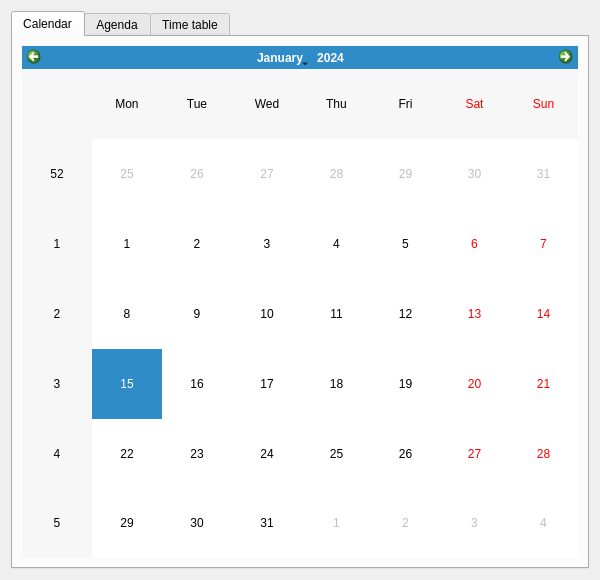
<?xml version="1.0" encoding="UTF-8"?>
<ui version="4.0">
 <class>Form</class>
 <widget class="QWidget" name="Form">
  <property name="geometry">
   <rect>
    <x>0</x>
    <y>0</y>
    <width>600</width>
    <height>580</height>
   </rect>
  </property>
  <property name="windowTitle">
   <string>Form</string>
  </property>
  <layout class="QGridLayout" name="gridLayout">
   <item row="0" column="0">
    <widget class="QTabWidget" name="calendarTab_Widget">
     <property name="sizePolicy">
      <sizepolicy hsizetype="Preferred" vsizetype="Preferred">
       <horstretch>0</horstretch>
       <verstretch>0</verstretch>
      </sizepolicy>
     </property>
     <property name="currentIndex">
      <number>0</number>
     </property>
     <widget class="QWidget" name="tab">
      <attribute name="title">
       <string>Calendar</string>
      </attribute>
      <layout class="QGridLayout" name="gridLayout_7">
       <item row="0" column="0">
        <widget class="QCalendarWidget" name="calendarWidget"/>
       </item>
      </layout>
     </widget>
     <widget class="QWidget" name="tab_2">
      <attribute name="title">
       <string>Agenda</string>
      </attribute>
      <layout class="QGridLayout" name="gridLayout_3">
       <item row="0" column="0">
        <widget class="QListWidget" name="agenda_listWidget"/>
       </item>
      </layout>
     </widget>
     <widget class="QWidget" name="tab_3">
      <attribute name="title">
       <string>Time table</string>
      </attribute>
      <layout class="QGridLayout" name="gridLayout_2">
       <item row="0" column="0">
        <widget class="QTableWidget" name="timetable">
         <column>
          <property name="text">
           <string>Time</string>
          </property>
         </column>
         <column>
          <property name="text">
           <string>Course Title</string>
          </property>
         </column>
         <column>
          <property name="text">
           <string>Course ID</string>
          </property>
         </column>
         <column>
          <property name="text">
           <string>Lecturer</string>
          </property>
         </column>
        </widget>
       </item>
      </layout>
     </widget>
    </widget>
   </item>
  </layout>
 </widget>
 <resources/>
 <connections/>
</ui>
